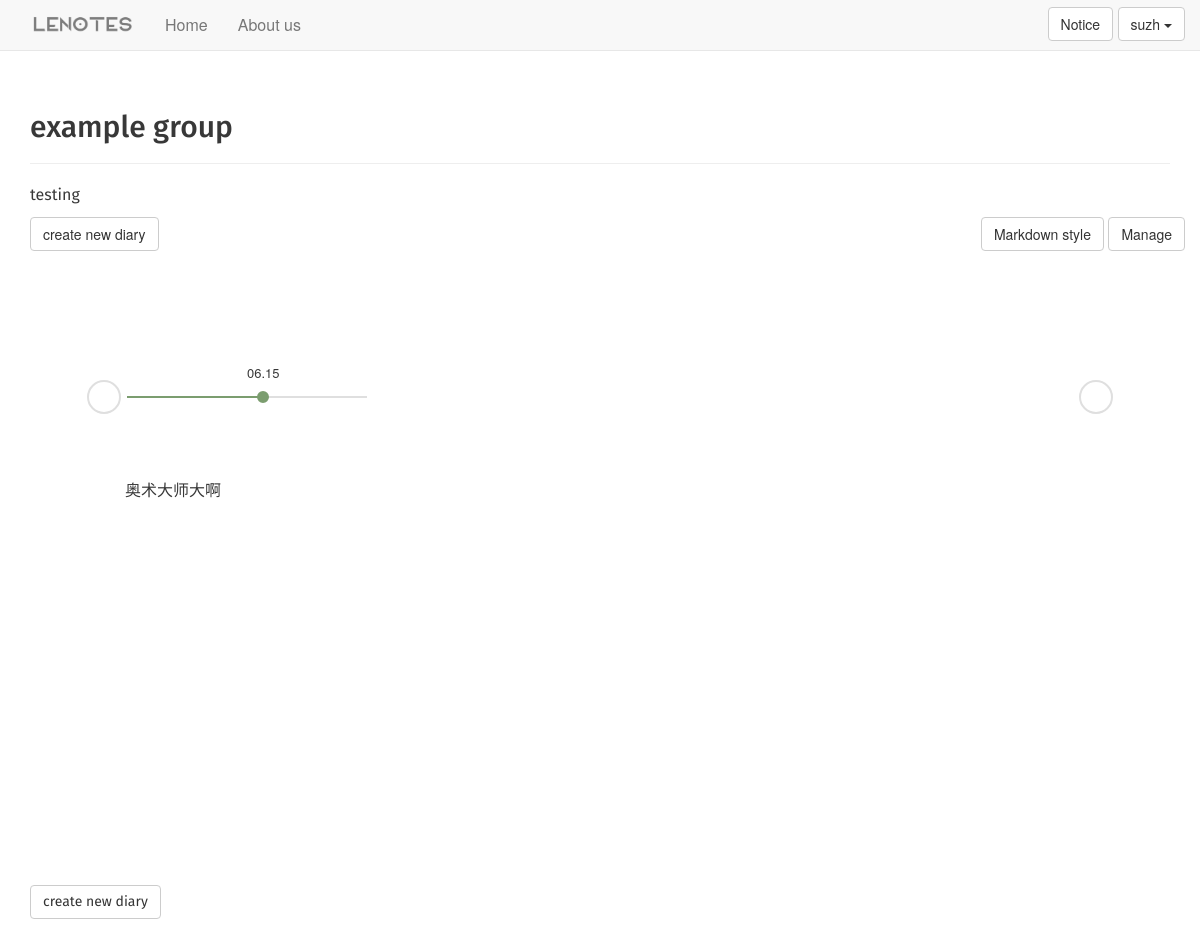
/diary_month/16/2018/6/2 (signed in), run on an earlier commit of the app's database.
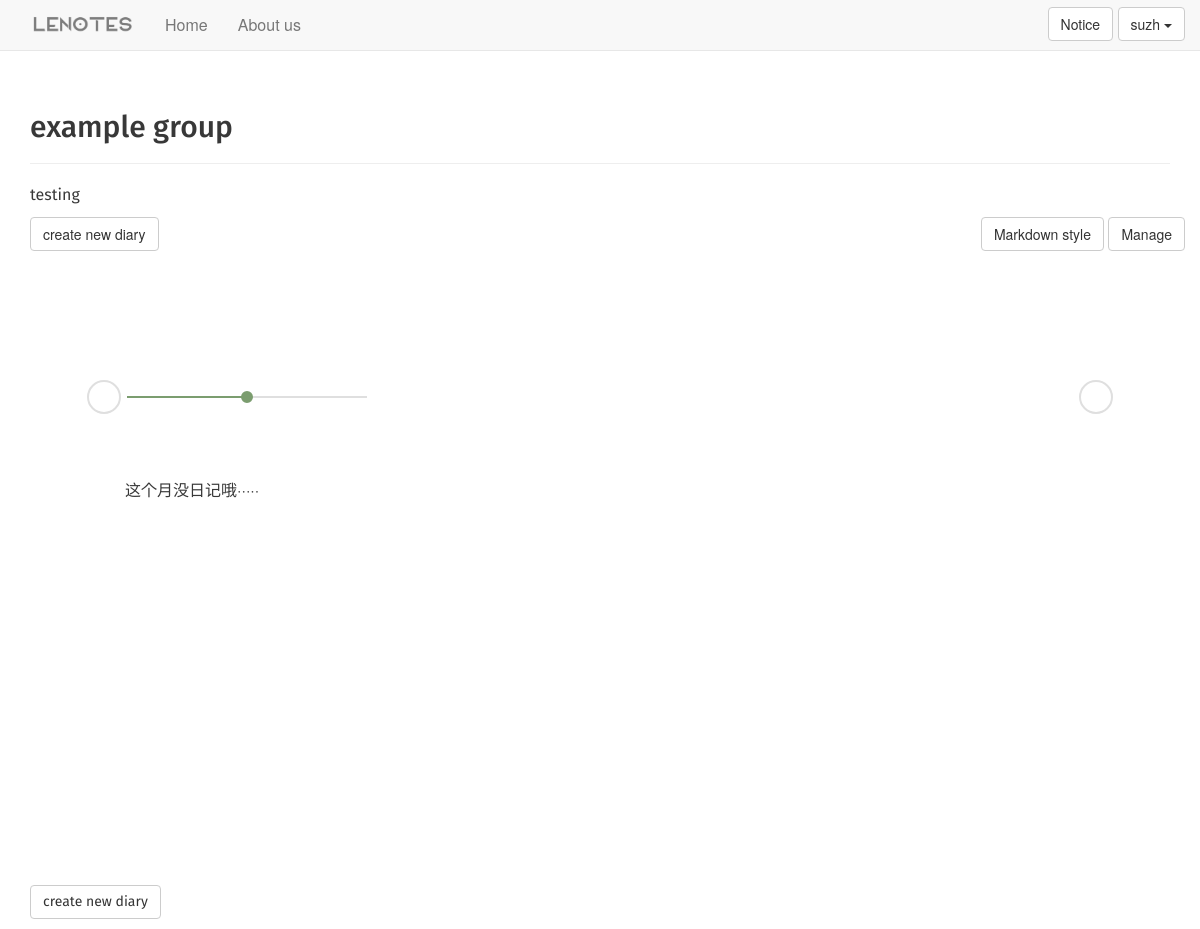
And on a later commit of the database.
### lenotes/models.py (models this page shows, shortened)
class Diary(models.Model):
    content = MarkdownxField()
    date_added = models.DateTimeField(auto_now_add = True)
    group = models.ForeignKey(Group,on_delete = models.CASCADE)
    diary_log = models.TextField(default=str(datetime.now()) + "  Create diary")

### lenotes/views.py (the view)
# urls.py: path('diary_month/<int:group_id>/<int:year>/<int:month>/<int:styleSelect>', views.diary_month, name = 'diary_month'),
@login_required
def diary_month(request, group_id, year, month, styleSelect):
    get_group = Group.objects.get(id=group_id)
    tdiary = get_group.diary_set.order_by('-date_added')
    createJudge = False
    if tdiary.count()==0:
        createJudge = True
    elif tdiary[0].date_added.year != datetime.now().year or tdiary[0].date_added.month != datetime.now().month\
        or tdiary[0].date_added.day != datetime.now().day:
        createJudge = True
    diarys = get_group.diary_set.filter(date_added__year=year, date_added__month = month)
    odiarys = diarys.order_by('date_added')
    lastMonth, lastYear, nextMonth, nextYear = 1, 1, 1, 1
    lastMonthJudge = True
    if tdiary.count() == 0 or month==tdiary[len(tdiary)-1].date_added.month:
        lastMonthJudge = False
    if month==1:
        lastMonth = 12
        lastYear = year-1
    else:
        lastMonth = month-1
        lastYear = year
    nextMonthJudge = True
    if month==datetime.now().month:
        nextMonthJudge = False
    if month==12:
        nextMonth = 1
        nextYear = year+1
    else:
        nextMonth = month+1
        nextYear = year
    context = {
        'group': get_group,
        'odiarys': odiarys,
        'createJudge': createJudge,
        'nowYear': year,
        'nowMonth': month,
        'lastMonth': lastMonth,
        'lastYear': lastYear,
        'lastMonthJudge': lastMonthJudge,
        'nextMonthJudge': nextMonthJudge,
        'nextMonth': nextMonth,
        'nextYear': nextYear,
    }
    if styleSelect == 1:
        return render(request, 'lenotes/group_diary_md.html', context)
    elif styleSelect == 2:
        return render(request, 'lenotes/group_diary.html', context)

### lenotes/models.py (called while the page is built)
    def __str__(self):
        return self.name

### lenotes/templatetags/base.py (called while the page is built)
@register.filter
def getUnreadCount(user):
    try:
        info = UserInfo.objects.get(user=user)
    except ObjectDoesNotExist:
        return 0
    else:
        return info.unread_count

### lenotes/templates/lenotes/group_diary.html (shortened to what this page needs)
{% extends 'lenotes/base.html' %} {% load bootstrap3 %}{% load staticfiles %}{% load base %} {% block header %}
<h2>{{ group }}</h2>
{% endblock header %} {% block content %}
<p>
    {{group.intro}}
    <ul class="nav navbar-nav navbar-right">
        <a class="btn btn-default" href="{% url 'lenotes:diary_month' group.id nowYear nowMonth 1 %}" role="button">Markdown style</a>
        <a class="btn btn-default" href="{% url 'lenotes:manage' group.id %}" role="button">Manage</a>
    </ul>
</p>
<li>
     {% if createJudge %}
    <a href="{% url 'lenotes:new_diary' group.id %}" class="btn btn-default">create new diary</a> {% endif %}
</li>
<div>
    <section class="cd-horizontal-timeline">
        <div class="timeline">
            <div class="events-wrapper">
                <div class="events">
                    <ol>
                        {% for diary in odiarys %} {% if forloop.last %}
                        <li><a href="#0" data-date="{{diary.date_added|date:'d/m/Y'}}" class="selected">{{diary.date_added|date:'m.d'}}</a></li>
                        {% else %}
                        <li><a href="#0" data-date="{{diary.date_added|date:'d/m/Y'}}">{{diary.date_added|date:'m.d'}}</a></li>
                        {% endif %} {% empty %}
                        <li>
                            <a data-date="01/02/2013" class="selected"></a>
                            <li>
                                {% endfor %}
                    </ol>
                    <span class="filling-line" aria-hidden="true"></span>
                </div>
            </div>
            <ul class="cd-timeline-navigation">
                <li><a href="#0" class="prev inactive">Prev</a></li>
                <li><a href="#0" class="next">Next</a></li>
            </ul>
        </div>
        <div class="events-content">
            <ol>
                {% for diary in odiarys %} {% if forloop.last %}
                <li data-date="{{diary.date_added|date:'d/m/Y'}}" class="selected">
                    <div style="height: 300px;">
                        {{diary.content}}
                    </div>
                </li>
                {% else %}
                <li data-date="{{diary.date_added|date:'d/m/Y'}}">
                    <div style="height: 600px; width: 720px;">
                        {{diary.content}}
                    </div>
                </li>
                {% endif %} {% empty %}
                <li class="selected">
                    <div style="height: 300px;">
                        这个月没日记哦·····
                    </div>
                </li>
                {% endfor %}
            </ol>
        </div>
        {% if createJudge %}
</div>
<p>
    <a href="{% url 'lenotes:new_diary' group.id %}" class="btn btn-default">create new diary</a>
</p>
{% load static %}
<link rel="stylesheet" href="{% static 'css/diary_style.css' %}">
{% endif %} {% endblock content %}

What changed in the data, as far as the page shows it:
removed Diary: date_added "06.15", content "奥术大师大啊"
Also different on the page:
text now shown: "这个月没日记哦·····"
